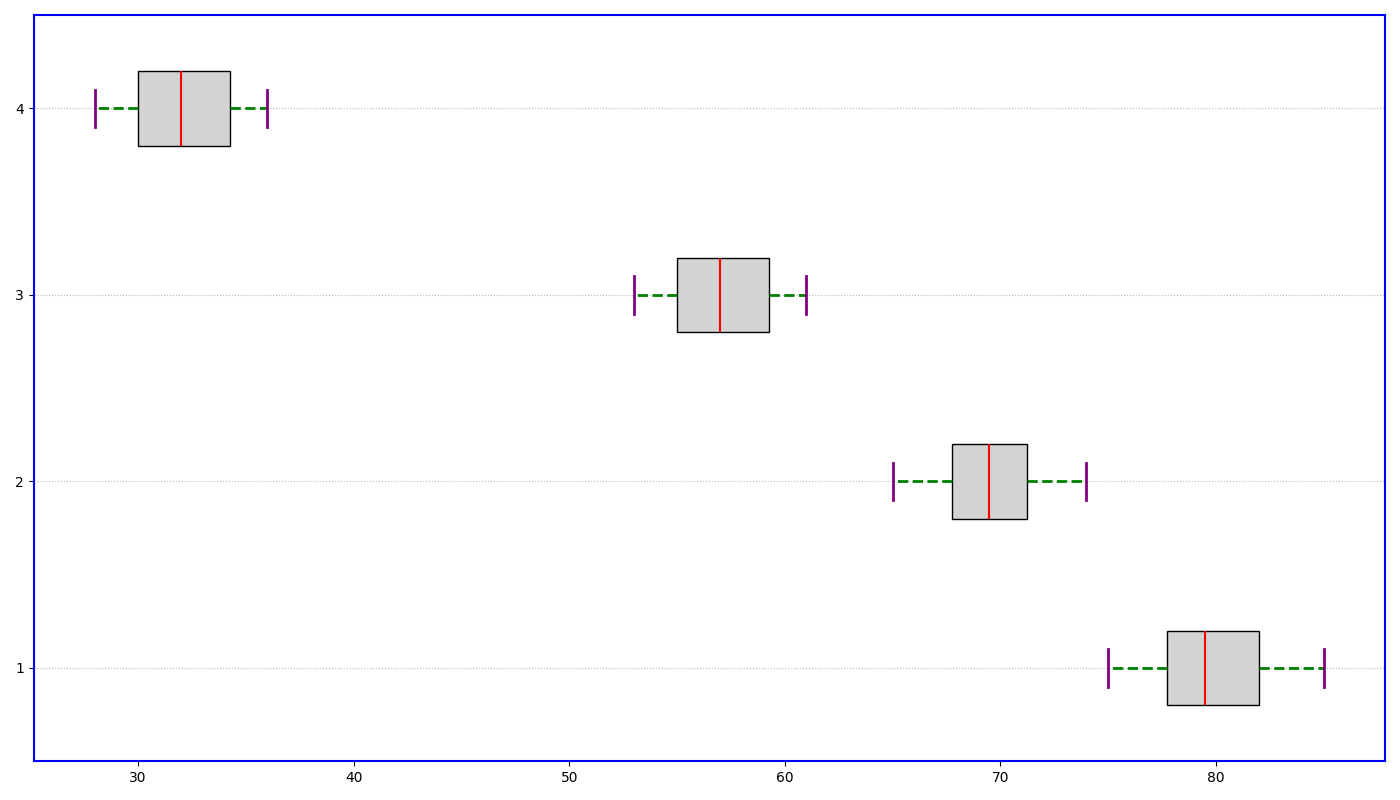

The script that drew this image:
import matplotlib.pyplot as plt

all_sleep_quality_data = [
    [75, 78, 80, 82, 76, 79, 83, 85, 77, 81, 82, 79],
    [68, 70, 65, 72, 74, 66, 67, 71, 69, 73, 70, 68],
    [55, 57, 60, 58, 54, 56, 53, 59, 61, 55, 57, 60],
    [30, 32, 35, 33, 29, 31, 28, 34, 36, 30, 32, 35]
]

fig, ax = plt.subplots(figsize=(14, 8))
box = ax.boxplot(
    all_sleep_quality_data,
    patch_artist=True,
    notch=False,  # Removed notches
    vert=False,  
    widths=0.4  # Changed the width
)

single_color = 'lightgrey'
for patch in box['boxes']:
    patch.set_facecolor(single_color)

plt.setp(box['medians'], color='red', linewidth=1.5)  # Changed median line properties
plt.setp(box['whiskers'], color='green', linewidth=2, linestyle='--')  # Changed whisker style
plt.setp(box['caps'], color='purple', linewidth=2)  # Changed cap style
plt.setp(box['fliers'], marker='x', color='orange', alpha=0.7)  # Changed outlier marker and color

ax.grid(axis='y', linestyle=':', alpha=0.9)  # Altered grid orientation and style

# Drawing a border for the plot
for spine in ax.spines.values():
    spine.set_edgecolor('blue')
    spine.set_linewidth(1.5)

plt.tight_layout()
plt.show()
